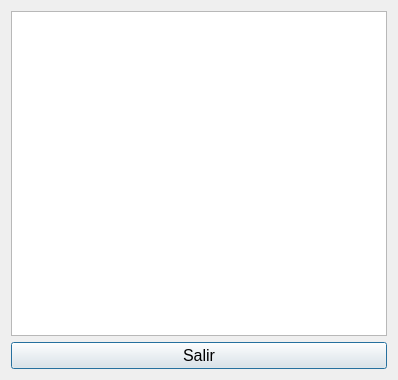
<?xml version="1.0" encoding="UTF-8"?>
<ui version="4.0">
 <class>DialogAppointsView</class>
 <widget class="QDialog" name="DialogAppointsView">
  <property name="geometry">
   <rect>
    <x>0</x>
    <y>0</y>
    <width>398</width>
    <height>380</height>
   </rect>
  </property>
  <property name="windowTitle">
   <string>Dialog</string>
  </property>
  <layout class="QGridLayout" name="gridLayout">
   <item row="0" column="0">
    <widget class="QListWidget" name="appointsListChart">
     <property name="font">
      <font>
       <pointsize>14</pointsize>
      </font>
     </property>
    </widget>
   </item>
   <item row="1" column="0">
    <widget class="QPushButton" name="btnLeaveAppointsDialog">
     <property name="font">
      <font>
       <pointsize>12</pointsize>
      </font>
     </property>
     <property name="text">
      <string>Salir</string>
     </property>
    </widget>
   </item>
  </layout>
 </widget>
 <resources/>
 <connections/>
</ui>
